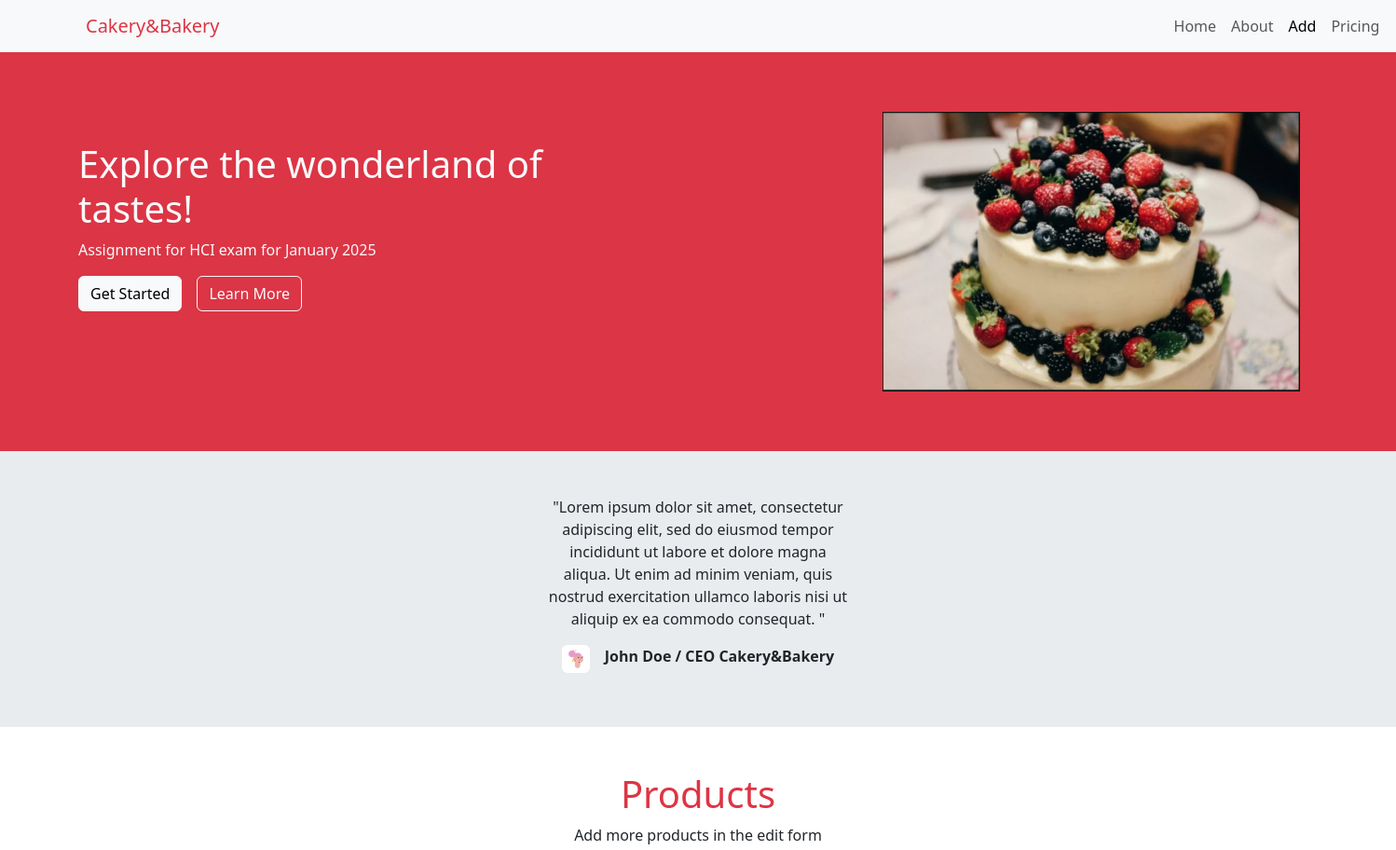
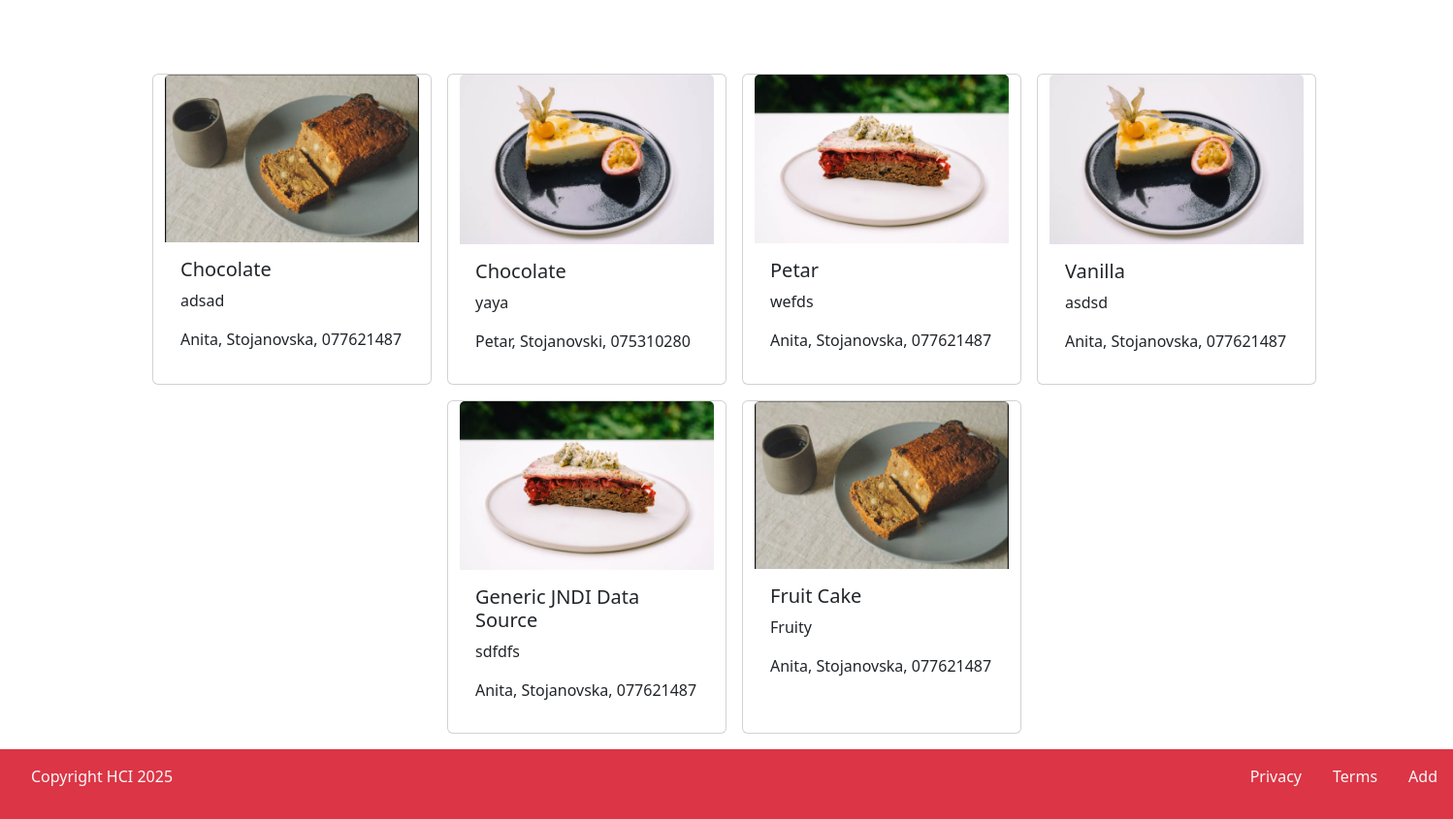
The page / on the database its author committed (2 pictures, top to bottom).
### cakes/models.py (models this page shows, shortened)
class Cake(models.Model):
    name = models.CharField(max_length=100)
    price = models.IntegerField()
    description = models.TextField()
    image = models.ImageField(upload_to='cakes/', null=True, blank=True)
    baker=models.ForeignKey('Baker', on_delete=models.CASCADE)

class Baker(models.Model):
    name = models.CharField(max_length=100)
    surname = models.CharField(max_length=100)
    phone_number=models.CharField(max_length=20)
    email = models.EmailField()
    user=models.OneToOneField(User, on_delete=models.CASCADE, null=True, blank=True)
    def __str__(self):
        return f"{self.name}, {self.surname}, {self.phone_number}"

### cakes/views.py (the view)
# urls.py: path("",index,name="index"),
def index(request):
    cakes = Cake.objects.all()
    return render(request,'index.html',{'cakes':cakes})

### templates/index.html (shortened to what this page needs)
{% load static %}
<!DOCTYPE html>
<html lang="en">
<head>
    <link rel="stylesheet" href="{% static 'bootstrap/css/bootstrap.css' %}"/>
</head>
<body>
<nav class="navbar navbar-expand-lg bg-body-tertiary">
  <div class="container-fluid">
    <a class="navbar-brand text-danger" style="margin-left: 80px" href="#">Cakery&Bakery</a>
    <div class="collapse navbar-collapse" id="navbarNavAltMarkup">
      <div class="navbar-nav" style="margin-left: 1000px">
        <a class="nav-link " aria-current="page" href="#">Home</a>
        <a class="nav-link" href="#">About</a>
        <a class="nav-link active" href="add-cake/">Add</a>
          <a class="nav-link" href="#">Pricing</a>
      </div>
    </div>
  </div>
</nav>
<div class="container-fluid bg-danger p-5">
    <div class="row">
        <div class="col p-5">
        <h1 class="text-light">
            Explore the wonderland of tastes!
        </h1>
        <p class="text-light">
            Assignment for HCI exam for January 2025
        </p>
        <div class="d-flex">
            <button class="btn btn-light">Get Started</button>
            <button class="btn btn-outline-light ms-3 text-light">Learn More</button>
        </div>
    </div>
        <div class="col p-3" style="margin-left: 300px">
            <img src="{% static 'Screenshot_1.png' %}" style="height: 300px">
    </div>
    </div>
</div>
<div class="container-fluid bg-body-secondary">
    <div class="row justify-content-center p-5">
        <p class="w-25 text-center">"Lorem ipsum dolor sit amet, consectetur adipiscing elit, sed do eiusmod tempor incididunt ut labore et dolore magna aliqua.
            Ut enim ad minim veniam, quis nostrud exercitation ullamco laboris nisi ut aliquip ex ea commodo consequat. "
        </p>
        <div class="container-fluid d-flex justify-content-center">
            <img src="media/avatars/avatar.png" class="img-thumbnail" style="height: 30px;border: none">
            <p class="text-center ms-3" style="font-weight: bold">John Doe / CEO Cakery&Bakery</p>
        </div>
    </div>
</div>
<div class="container-fluid p-5">
    <div class="row justify-content-center">
        <h1 class="text-center text-danger">Products</h1>
        <p class="text-center">Add more products in the edit form</p>
    </div>
</div>
<div class="container-fluid">
    <div class="row justify-content-center">
        {% for cake in cakes %}
            <div class="card ms-3 mt-3" style="width: 18rem;">
  <img src="{{cake.image.url}}" class="card-img-top" alt="...">
  <div class="card-body">
    <h5 class="card-title">{{ cake.name }}</h5>
    <p class="card-text">{{ cake.description }}</p>
    <p>{{ cake.baker }}</p>
  </div>
</div>
        {% endfor %}
    </div>
</div>
<footer class="row bg-danger justify-content-between mt-3">
    <div class="col-6">
        <p class="p-3 ms-3 text-light">Copyright HCI 2025</p>
    </div>
    <div class="col-6 d-flex justify-content-end">
        <p class="p-3 text-light">Privacy</p>
        <p class="p-3 text-light">Terms</p>
        <p class="p-3 text-light">Add</p>
    </div>
</footer>
</body>
</html>

### rows shown on the page
Cake: image (picture), name "Chocolate", description "adsad", baker "Anita, Stojanovska, 077621487"
Cake: image (picture), name "Chocolate", description "yaya", baker "Petar, Stojanovski, 075310280"
Cake: image (picture), name "Petar", description "wefds", baker "Anita, Stojanovska, 077621487"
Cake: image (picture), name "Vanilla", description "asdsd", baker "Anita, Stojanovska, 077621487"
Cake: image (picture), name "Generic JNDI Data Source", description "sdfdfs", baker "Anita, Stojanovska, 077621487"
Cake: image (picture), name "Fruit Cake", description "Fruity", baker "Anita, Stojanovska, 077621487"
